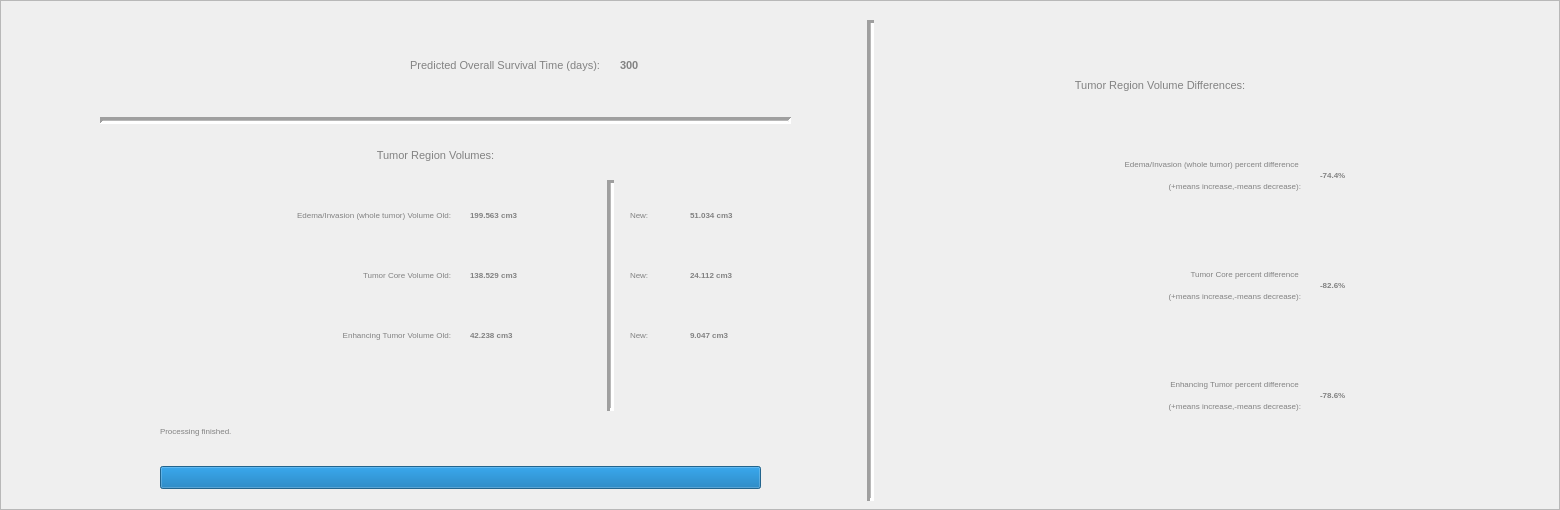
         <widget class="QFrame" name="frame_57">
          <property name="maximumSize">
           <size>
            <width>16777215</width>
            <height>600</height>
           </size>
          </property>
          <property name="styleSheet">
           <string notr="true"/>
          </property>
          <property name="frameShape">
           <enum>QFrame::StyledPanel</enum>
          </property>
          <property name="frameShadow">
           <enum>QFrame::Plain</enum>
          </property>
          <widget class="QLabel" name="label_109">
           <property name="geometry">
            <rect>
             <x>-40</x>
             <y>120</y>
             <width>951</width>
             <height>71</height>
            </rect>
           </property>
           <property name="font">
            <font>
             <family>Tahoma</family>
             <pointsize>8</pointsize>
            </font>
           </property>
           <property name="styleSheet">
            <string notr="true">background-color: rgba(255, 255, 255, 0);
color: rgb(130, 130, 130);</string>
           </property>
           <property name="text">
            <string>&lt;html&gt;&lt;head/&gt;&lt;body&gt;&lt;p&gt;Tumor Region Volumes:&lt;/p&gt;&lt;/body&gt;&lt;/html&gt;</string>
           </property>
           <property name="alignment">
            <set>Qt::AlignCenter</set>
           </property>
          </widget>
          <widget class="QLabel" name="currentProcessLabel_8">
           <property name="geometry">
            <rect>
             <x>160</x>
             <y>400</y>
             <width>601</width>
             <height>61</height>
            </rect>
           </property>
           <property name="font">
            <font>
             <pointsize>6</pointsize>
            </font>
           </property>
           <property name="styleSheet">
            <string notr="true">color: rgb(130, 130, 130);</string>
           </property>
           <property name="text">
            <string>Processing finished.</string>
           </property>
          </widget>
          <widget class="QProgressBar" name="progressBar_8">
           <property name="geometry">
            <rect>
             <x>160</x>
             <y>466</y>
             <width>601</width>
             <height>23</height>
            </rect>
           </property>
           <property name="value">
            <number>100</number>
           </property>
           <property name="textVisible">
            <bool>false</bool>
           </property>
          </widget>
          <widget class="QLabel" name="label_110">
           <property name="geometry">
            <rect>
             <x>890</x>
             <y>50</y>
             <width>540</width>
             <height>71</height>
            </rect>
           </property>
           <property name="font">
            <font>
             <family>Tahoma</family>
             <pointsize>8</pointsize>
            </font>
           </property>
           <property name="styleSheet">
            <string notr="true">background-color: rgba(255, 255, 255, 0);
color: rgb(130, 130, 130);</string>
           </property>
           <property name="text">
            <string>&lt;html&gt;&lt;head/&gt;&lt;body&gt;&lt;p&gt;Tumor Region Volume Differences:&lt;/p&gt;&lt;/body&gt;&lt;/html&gt;</string>
           </property>
           <property name="alignment">
            <set>Qt::AlignCenter</set>
           </property>
          </widget>
          <widget class="QLabel" name="label_111">
           <property name="geometry">
            <rect>
             <x>850</x>
             <y>140</y>
             <width>451</width>
             <height>71</height>
            </rect>
           </property>
           <property name="font">
            <font>
             <family>Tahoma</family>
             <pointsize>6</pointsize>
            </font>
           </property>
           <property name="styleSheet">
            <string notr="true">background-color: rgba(255, 255, 255, 0);
color: rgb(130, 130, 130);</string>
           </property>
           <property name="text">
            <string>&lt;html&gt;&lt;head/&gt;&lt;body&gt;&lt;p&gt;Edema/Invasion (whole tumor) percent difference &lt;/p&gt;&lt;p&gt;(+means increase,-means decrease):&lt;/p&gt;&lt;/body&gt;&lt;/html&gt;</string>
           </property>
           <property name="alignment">
            <set>Qt::AlignRight|Qt::AlignTrailing|Qt::AlignVCenter</set>
           </property>
          </widget>
          <widget class="QLabel" name="label_112">
           <property name="geometry">
            <rect>
             <x>950</x>
             <y>250</y>
             <width>351</width>
             <height>71</height>
            </rect>
           </property>
           <property name="font">
            <font>
             <family>Tahoma</family>
             <pointsize>6</pointsize>
            </font>
           </property>
           <property name="styleSheet">
            <string notr="true">background-color: rgba(255, 255, 255, 0);
color: rgb(130, 130, 130);</string>
           </property>
           <property name="text">
            <string>&lt;html&gt;&lt;head/&gt;&lt;body&gt;&lt;p&gt;Tumor Core percent difference &lt;/p&gt;&lt;p&gt;(+means increase,-means decrease):&lt;/p&gt;&lt;/body&gt;&lt;/html&gt;</string>
           </property>
           <property name="alignment">
            <set>Qt::AlignRight|Qt::AlignTrailing|Qt::AlignVCenter</set>
           </property>
          </widget>
          <widget class="QLabel" name="label_113">
           <property name="geometry">
            <rect>
             <x>950</x>
             <y>360</y>
             <width>351</width>
             <height>71</height>
            </rect>
           </property>
           <property name="font">
            <font>
             <family>Tahoma</family>
             <pointsize>6</pointsize>
            </font>
           </property>
           <property name="styleSheet">
            <string notr="true">background-color: rgba(255, 255, 255, 0);
color: rgb(130, 130, 130);</string>
           </property>
           <property name="text">
            <string>&lt;html&gt;&lt;head/&gt;&lt;body&gt;&lt;p&gt;Enhancing Tumor percent difference &lt;/p&gt;&lt;p&gt;(+means increase,-means decrease):&lt;/p&gt;&lt;/body&gt;&lt;/html&gt;</string>
           </property>
           <property name="alignment">
            <set>Qt::AlignRight|Qt::AlignTrailing|Qt::AlignVCenter</set>
           </property>
          </widget>
          <widget class="QLabel" name="label_114">
           <property name="geometry">
            <rect>
             <x>100</x>
             <y>300</y>
             <width>351</width>
             <height>71</height>
            </rect>
           </property>
           <property name="font">
            <font>
             <family>Tahoma</family>
             <pointsize>6</pointsize>
            </font>
           </property>
           <property name="styleSheet">
            <string notr="true">background-color: rgba(255, 255, 255, 0);
color: rgb(130, 130, 130);</string>
           </property>
           <property name="text">
            <string>&lt;html&gt;&lt;head/&gt;&lt;body&gt;&lt;p&gt;Enhancing Tumor Volume Old:&lt;/p&gt;&lt;/body&gt;&lt;/html&gt;</string>
           </property>
           <property name="alignment">
            <set>Qt::AlignRight|Qt::AlignTrailing|Qt::AlignVCenter</set>
           </property>
          </widget>
          <widget class="QLabel" name="label_115">
           <property name="geometry">
            <rect>
             <x>100</x>
             <y>240</y>
             <width>351</width>
             <height>71</height>
            </rect>
           </property>
           <property name="font">
            <font>
             <family>Tahoma</family>
             <pointsize>6</pointsize>
            </font>
           </property>
           <property name="styleSheet">
            <string notr="true">background-color: rgba(255, 255, 255, 0);
color: rgb(130, 130, 130);</string>
           </property>
           <property name="text">
            <string>&lt;html&gt;&lt;head/&gt;&lt;body&gt;&lt;p&gt;Tumor Core Volume Old:&lt;/p&gt;&lt;/body&gt;&lt;/html&gt;</string>
           </property>
           <property name="alignment">
            <set>Qt::AlignRight|Qt::AlignTrailing|Qt::AlignVCenter</set>
           </property>
          </widget>
          <widget class="QLabel" name="label_116">
           <property name="geometry">
            <rect>
             <x>0</x>
             <y>180</y>
             <width>451</width>
             <height>71</height>
            </rect>
           </property>
           <property name="font">
            <font>
             <family>Tahoma</family>
             <pointsize>6</pointsize>
            </font>
           </property>
           <property name="styleSheet">
            <string notr="true">background-color: rgba(255, 255, 255, 0);
color: rgb(130, 130, 130);</string>
           </property>
           <property name="text">
            <string>&lt;html&gt;&lt;head/&gt;&lt;body&gt;&lt;p&gt;Edema/Invasion (whole tumor) Volume Old:&lt;/p&gt;&lt;/body&gt;&lt;/html&gt;</string>
           </property>
           <property name="alignment">
            <set>Qt::AlignRight|Qt::AlignTrailing|Qt::AlignVCenter</set>
           </property>
          </widget>
          <widget class="QLabel" name="label_117">
           <property name="geometry">
            <rect>
             <x>630</x>
             <y>300</y>
             <width>351</width>
             <height>71</height>
            </rect>
           </property>
           <property name="font">
            <font>
             <family>Tahoma</family>
             <pointsize>6</pointsize>
            </font>
           </property>
           <property name="styleSheet">
            <string notr="true">background-color: rgba(255, 255, 255, 0);
color: rgb(130, 130, 130);</string>
           </property>
           <property name="text">
            <string>&lt;html&gt;&lt;head/&gt;&lt;body&gt;&lt;p&gt;New:&lt;/p&gt;&lt;/body&gt;&lt;/html&gt;</string>
           </property>
           <property name="alignment">
            <set>Qt::AlignLeading|Qt::AlignLeft|Qt::AlignVCenter</set>
           </property>
          </widget>
          <widget class="QLabel" name="label_118">
           <property name="geometry">
            <rect>
             <x>630</x>
             <y>240</y>
             <width>351</width>
             <height>71</height>
            </rect>
           </property>
           <property name="font">
            <font>
             <family>Tahoma</family>
             <pointsize>6</pointsize>
            </font>
           </property>
           <property name="styleSheet">
            <string notr="true">background-color: rgba(255, 255, 255, 0);
color: rgb(130, 130, 130);</string>
           </property>
           <property name="text">
            <string>&lt;html&gt;&lt;head/&gt;&lt;body&gt;&lt;p&gt;New:&lt;/p&gt;&lt;/body&gt;&lt;/html&gt;</string>
           </property>
           <property name="alignment">
            <set>Qt::AlignLeading|Qt::AlignLeft|Qt::AlignVCenter</set>
           </property>
          </widget>
          <widget class="QLabel" name="label_119">
           <property name="geometry">
            <rect>
             <x>630</x>
             <y>180</y>
             <width>451</width>
             <height>71</height>
            </rect>
           </property>
           <property name="font">
            <font>
             <family>Tahoma</family>
             <pointsize>6</pointsize>
            </font>
           </property>
           <property name="styleSheet">
            <string notr="true">background-color: rgba(255, 255, 255, 0);
color: rgb(130, 130, 130);</string>
           </property>
           <property name="text">
            <string>&lt;html&gt;&lt;head/&gt;&lt;body&gt;&lt;p&gt;New:&lt;/p&gt;&lt;/body&gt;&lt;/html&gt;</string>
           </property>
           <property name="alignment">
            <set>Qt::AlignLeading|Qt::AlignLeft|Qt::AlignVCenter</set>
           </property>
          </widget>
          <widget class="Line" name="line_12">
           <property name="geometry">
            <rect>
             <x>860</x>
             <y>20</y>
             <width>20</width>
             <height>481</height>
            </rect>
           </property>
           <property name="styleSheet">
            <string notr="true">border-color: rgb(255, 255, 255);
selection-color: rgb(255, 255, 255);
alternate-background-color: rgb(255, 255, 255);
gridline-color: rgb(255, 255, 255);</string>
           </property>
           <property name="frameShadow">
            <enum>QFrame::Sunken</enum>
           </property>
           <property name="lineWidth">
            <number>3</number>
           </property>
           <property name="midLineWidth">
            <number>1</number>
           </property>
           <property name="orientation">
            <enum>Qt::Vertical</enum>
           </property>
          </widget>
          <widget class="Line" name="line_13">
           <property name="geometry">
            <rect>
             <x>600</x>
             <y>180</y>
             <width>20</width>
             <height>231</height>
            </rect>
           </property>
           <property name="styleSheet">
            <string notr="true">border-color: rgb(255, 255, 255);
selection-color: rgb(255, 255, 255);
alternate-background-color: rgb(255, 255, 255);
gridline-color: rgb(255, 255, 255);</string>
           </property>
           <property name="frameShadow">
            <enum>QFrame::Sunken</enum>
           </property>
           <property name="lineWidth">
            <number>3</number>
           </property>
           <property name="midLineWidth">
            <number>1</number>
           </property>
           <property name="orientation">
            <enum>Qt::Vertical</enum>
           </property>
          </widget>
          <widget class="QLabel" name="label_120">
           <property name="geometry">
            <rect>
             <x>690</x>
             <y>240</y>
             <width>151</width>
             <height>71</height>
            </rect>
           </property>
           <property name="font">
            <font>
             <family>Tahoma</family>
             <pointsize>6</pointsize>
             <weight>75</weight>
             <bold>true</bold>
            </font>
           </property>
           <property name="styleSheet">
            <string notr="true">background-color: rgba(255, 255, 255, 0);
color: rgb(130, 130, 130);</string>
           </property>
           <property name="text">
            <string>&lt;html&gt;&lt;head/&gt;&lt;body&gt;&lt;p&gt;24.112 cm3&lt;/p&gt;&lt;/body&gt;&lt;/html&gt;</string>
           </property>
           <property name="alignment">
            <set>Qt::AlignLeading|Qt::AlignLeft|Qt::AlignVCenter</set>
           </property>
          </widget>
          <widget class="QLabel" name="label_121">
           <property name="geometry">
            <rect>
             <x>690</x>
             <y>180</y>
             <width>141</width>
             <height>71</height>
            </rect>
           </property>
           <property name="font">
            <font>
             <family>Tahoma</family>
             <pointsize>6</pointsize>
             <weight>75</weight>
             <bold>true</bold>
            </font>
           </property>
           <property name="styleSheet">
            <string notr="true">background-color: rgba(255, 255, 255, 0);
color: rgb(130, 130, 130);</string>
           </property>
           <property name="text">
            <string>&lt;html&gt;&lt;head/&gt;&lt;body&gt;&lt;p&gt;51.034 cm3&lt;/p&gt;&lt;/body&gt;&lt;/html&gt;</string>
           </property>
           <property name="alignment">
            <set>Qt::AlignLeading|Qt::AlignLeft|Qt::AlignVCenter</set>
           </property>
          </widget>
          <widget class="QLabel" name="label_122">
           <property name="geometry">
            <rect>
             <x>690</x>
             <y>300</y>
             <width>231</width>
             <height>71</height>
            </rect>
           </property>
           <property name="font">
            <font>
             <family>Tahoma</family>
             <pointsize>6</pointsize>
             <weight>75</weight>
             <bold>true</bold>
            </font>
           </property>
           <property name="styleSheet">
            <string notr="true">background-color: rgba(255, 255, 255, 0);
color: rgb(130, 130, 130);</string>
           </property>
           <property name="text">
            <string>&lt;html&gt;&lt;head/&gt;&lt;body&gt;&lt;p&gt;9.047 cm3&lt;/p&gt;&lt;/body&gt;&lt;/html&gt;</string>
           </property>
           <property name="alignment">
            <set>Qt::AlignLeading|Qt::AlignLeft|Qt::AlignVCenter</set>
           </property>
          </widget>
          <widget class="QLabel" name="label_123">
           <property name="geometry">
            <rect>
             <x>470</x>
             <y>240</y>
             <width>151</width>
             <height>71</height>
            </rect>
           </property>
           <property name="font">
            <font>
             <family>Tahoma</family>
             <pointsize>6</pointsize>
             <weight>75</weight>
             <bold>true</bold>
            </font>
           </property>
           <property name="styleSheet">
            <string notr="true">background-color: rgba(255, 255, 255, 0);
color: rgb(130, 130, 130);</string>
           </property>
           <property name="text">
            <string>&lt;html&gt;&lt;head/&gt;&lt;body&gt;&lt;p&gt;138.529 cm3&lt;/p&gt;&lt;/body&gt;&lt;/html&gt;</string>
           </property>
           <property name="alignment">
            <set>Qt::AlignLeading|Qt::AlignLeft|Qt::AlignVCenter</set>
           </property>
          </widget>
          <widget class="QLabel" name="label_124">
           <property name="geometry">
            <rect>
             <x>470</x>
             <y>180</y>
             <width>171</width>
             <height>71</height>
            </rect>
           </property>
           <property name="font">
            <font>
             <family>Tahoma</family>
             <pointsize>6</pointsize>
             <weight>75</weight>
             <bold>true</bold>
            </font>
           </property>
           <property name="styleSheet">
            <string notr="true">background-color: rgba(255, 255, 255, 0);
color: rgb(130, 130, 130);</string>
           </property>
           <property name="text">
            <string>&lt;html&gt;&lt;head/&gt;&lt;body&gt;&lt;p&gt;199.563 cm3&lt;/p&gt;&lt;/body&gt;&lt;/html&gt;</string>
           </property>
           <property name="alignment">
            <set>Qt::AlignLeading|Qt::AlignLeft|Qt::AlignVCenter</set>
           </property>
          </widget>
          <widget class="QLabel" name="label_125">
           <property name="geometry">
            <rect>
             <x>470</x>
             <y>300</y>
             <width>171</width>
             <height>71</height>
            </rect>
           </property>
           <property name="font">
            <font>
             <family>Tahoma</family>
             <pointsize>6</pointsize>
             <weight>75</weight>
             <bold>true</bold>
            </font>
           </property>
           <property name="styleSheet">
            <string notr="true">background-color: rgba(255, 255, 255, 0);
color: rgb(130, 130, 130);</string>
           </property>
           <property name="text">
            <string>&lt;html&gt;&lt;head/&gt;&lt;body&gt;&lt;p&gt;42.238 cm3&lt;/p&gt;&lt;/body&gt;&lt;/html&gt;</string>
           </property>
           <property name="alignment">
            <set>Qt::AlignLeading|Qt::AlignLeft|Qt::AlignVCenter</set>
           </property>
          </widget>
          <widget class="QLabel" name="label_126">
           <property name="geometry">
            <rect>
             <x>1320</x>
             <y>360</y>
             <width>231</width>
             <height>71</height>
            </rect>
           </property>
           <property name="font">
            <font>
             <family>Tahoma</family>
             <pointsize>6</pointsize>
             <weight>75</weight>
             <bold>true</bold>
            </font>
           </property>
           <property name="styleSheet">
            <string notr="true">background-color: rgba(255, 255, 255, 0);
color: rgb(130, 130, 130);</string>
           </property>
           <property name="text">
            <string>&lt;html&gt;&lt;head/&gt;&lt;body&gt;&lt;p&gt;-78.6%&lt;/p&gt;&lt;/body&gt;&lt;/html&gt;</string>
           </property>
           <property name="alignment">
            <set>Qt::AlignLeading|Qt::AlignLeft|Qt::AlignVCenter</set>
           </property>
          </widget>
          <widget class="QLabel" name="label_127">
           <property name="geometry">
            <rect>
             <x>1320</x>
             <y>250</y>
             <width>151</width>
             <height>71</height>
            </rect>
           </property>
           <property name="font">
            <font>
             <family>Tahoma</family>
             <pointsize>6</pointsize>
             <weight>75</weight>
             <bold>true</bold>
            </font>
           </property>
           <property name="styleSheet">
            <string notr="true">background-color: rgba(255, 255, 255, 0);
color: rgb(130, 130, 130);</string>
           </property>
           <property name="text">
            <string>&lt;html&gt;&lt;head/&gt;&lt;body&gt;&lt;p&gt;-82.6%&lt;/p&gt;&lt;/body&gt;&lt;/html&gt;</string>
           </property>
           <property name="alignment">
            <set>Qt::AlignLeading|Qt::AlignLeft|Qt::AlignVCenter</set>
           </property>
          </widget>
          <widget class="QLabel" name="label_128">
           <property name="geometry">
            <rect>
             <x>1320</x>
             <y>140</y>
             <width>141</width>
             <height>71</height>
            </rect>
           </property>
           <property name="font">
            <font>
             <family>Tahoma</family>
             <pointsize>6</pointsize>
             <weight>75</weight>
             <bold>true</bold>
            </font>
           </property>
           <property name="styleSheet">
            <string notr="true">background-color: rgba(255, 255, 255, 0);
color: rgb(130, 130, 130);</string>
           </property>
           <property name="text">
            <string>&lt;html&gt;&lt;head/&gt;&lt;body&gt;&lt;p&gt;-74.4%&lt;/p&gt;&lt;/body&gt;&lt;/html&gt;</string>
           </property>
           <property name="alignment">
            <set>Qt::AlignLeading|Qt::AlignLeft|Qt::AlignVCenter</set>
           </property>
          </widget>
          <widget class="QLabel" name="label_129">
           <property name="geometry">
            <rect>
             <x>-110</x>
             <y>30</y>
             <width>710</width>
             <height>71</height>
            </rect>
           </property>
           <property name="font">
            <font>
             <family>Tahoma</family>
             <pointsize>8</pointsize>
            </font>
           </property>
           <property name="styleSheet">
            <string notr="true">background-color: rgba(255, 255, 255, 0);
color: rgb(130, 130, 130);</string>
           </property>
           <property name="text">
            <string>&lt;html&gt;&lt;head/&gt;&lt;body&gt;&lt;p&gt;Predicted Overall Survival Time (days):&lt;/p&gt;&lt;/body&gt;&lt;/html&gt;</string>
           </property>
           <property name="alignment">
            <set>Qt::AlignRight|Qt::AlignTrailing|Qt::AlignVCenter</set>
           </property>
          </widget>
          <widget class="QLabel" name="label_130">
           <property name="geometry">
            <rect>
             <x>620</x>
             <y>30</y>
             <width>141</width>
             <height>71</height>
            </rect>
           </property>
           <property name="font">
            <font>
             <family>Tahoma</family>
             <pointsize>8</pointsize>
             <weight>75</weight>
             <bold>true</bold>
            </font>
           </property>
           <property name="styleSheet">
            <string notr="true">background-color: rgba(255, 255, 255, 0);
color: rgb(130, 130, 130);</string>
           </property>
           <property name="text">
            <string>&lt;html&gt;&lt;head/&gt;&lt;body&gt;&lt;p&gt;300&lt;/p&gt;&lt;/body&gt;&lt;/html&gt;</string>
           </property>
           <property name="alignment">
            <set>Qt::AlignLeading|Qt::AlignLeft|Qt::AlignVCenter</set>
           </property>
          </widget>
          <widget class="Line" name="line_14">
           <property name="geometry">
            <rect>
             <x>100</x>
             <y>110</y>
             <width>691</width>
             <height>20</height>
            </rect>
           </property>
           <property name="lineWidth">
            <number>3</number>
           </property>
           <property name="midLineWidth">
            <number>1</number>
           </property>
           <property name="orientation">
            <enum>Qt::Horizontal</enum>
           </property>
          </widget>
         </widget>
